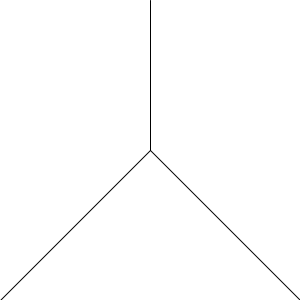
Frame 1 (no input)
Frame 60 (the mouse pressed at the canvas centre just before this capture): identical to frame 1, image omitted
Frame 120 (the mouse held since frame 60 and released just before this capture): identical to frame 1, image omitted

The Processing sketch that drew this single still picture (run headless with seeded random() and noise(); from frame 60 on, the mouse is pressed at the canvas centre):

// Processing sketch: processing_29428
// ── processing_29428.pde

int tamanioX = 150;
int tamanioY = 150;

void setup(){
  size(300,300);
}

void draw(){
  background(255);
  stroke(0);

line(tamanioX,0,tamanioX,tamanioY);
line(tamanioX,tamanioY,0,300);
line(tamanioX,tamanioY,300,300);
}
